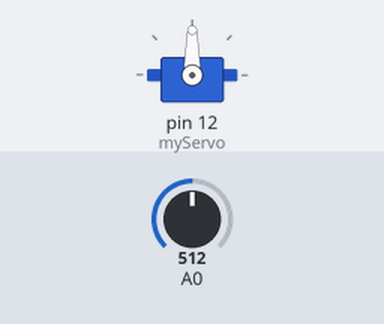
The sketch below on a simulated Arduino Uno, built with avr-gcc and run on an emulated ATmega328P. Shown: servo. Inputs (shaded band) come from the test bench; at power-on: A0 = 512.

Above: at 1.2 s.
1.3 s: A0 set to 716
At 2.0 s:
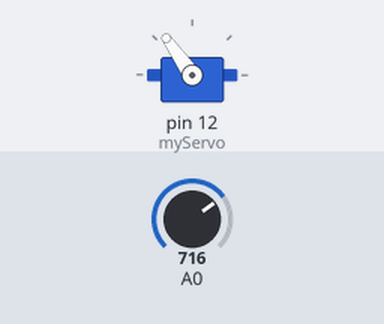
2.8 s: A0 set to 900
At 3.4 s:
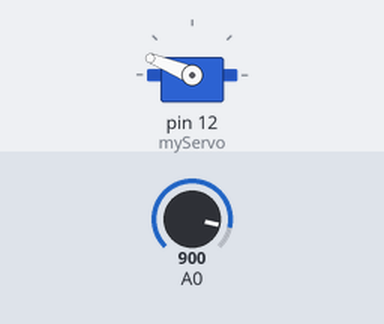
4.3 s: A0 set to 1023
At 4.8 s:
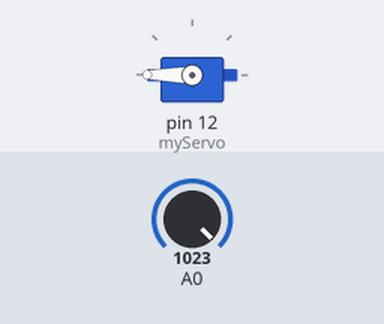
5.8 s: A0 set to 306
At 6.2 s:
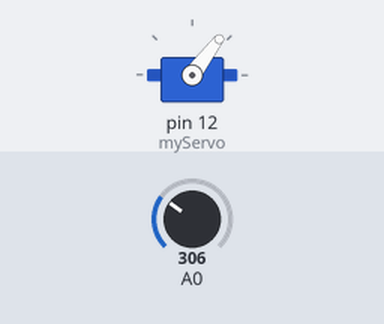
7.3 s: A0 set to 122
At 8.8 s:
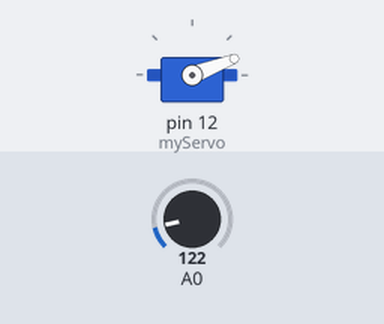
Timing chart, 0 to 9.8 s (numbered marks = the images above; inputs shaded):
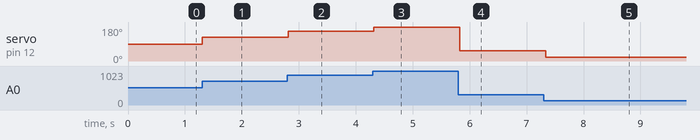

Measured:
- after the input at 1.3 s, servo on pin 12 (myServo): 90° → 125° at once
- after the input at 2.8 s, servo on pin 12 (myServo): 125° → 158° at once
- after the input at 4.3 s, servo on pin 12 (myServo): 158° → 180° at once
- after the input at 5.8 s, servo on pin 12 (myServo): 180° → 53° at once
- after the input at 7.3 s, servo on pin 12 (myServo): 53° → 21° at once

The sketch:

11._________.ino
```cpp
#include <Servo.h>
Servo myServo;

void setup() {
  myServo.attach(12);
}

int val;
int angle;

void loop() {
  val = analogRead(A0);
  angle = map(val, 0, 1023, 0, 180);
  myServo.write(angle);
  delay(50);
}
```
